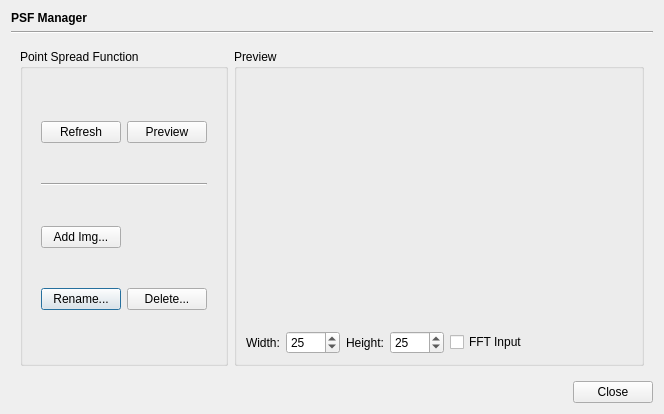
<?xml version="1.0" encoding="UTF-8"?>
<ui version="4.0">
 <class>PSFManagerDialog</class>
 <widget class="QDialog" name="PSFManagerDialog">
  <property name="geometry">
   <rect>
    <x>0</x>
    <y>0</y>
    <width>664</width>
    <height>414</height>
   </rect>
  </property>
  <property name="sizePolicy">
   <sizepolicy hsizetype="Preferred" vsizetype="Preferred">
    <horstretch>0</horstretch>
    <verstretch>1</verstretch>
   </sizepolicy>
  </property>
  <property name="windowTitle">
   <string>Dialog</string>
  </property>
  <layout class="QVBoxLayout" name="verticalLayout">
   <item>
    <widget class="QLabel" name="label">
     <property name="font">
      <font>
       <bold>true</bold>
      </font>
     </property>
     <property name="text">
      <string>PSF Manager</string>
     </property>
    </widget>
   </item>
   <item>
    <widget class="Line" name="line">
     <property name="orientation">
      <enum>Qt::Horizontal</enum>
     </property>
    </widget>
   </item>
   <item>
    <widget class="QWidget" name="widget" native="true">
     <property name="sizePolicy">
      <sizepolicy hsizetype="Preferred" vsizetype="Preferred">
       <horstretch>0</horstretch>
       <verstretch>1</verstretch>
      </sizepolicy>
     </property>
     <layout class="QHBoxLayout" name="horizontalLayout">
      <item>
       <widget class="QGroupBox" name="groupBox">
        <property name="sizePolicy">
         <sizepolicy hsizetype="Minimum" vsizetype="Preferred">
          <horstretch>0</horstretch>
          <verstretch>0</verstretch>
         </sizepolicy>
        </property>
        <property name="title">
         <string>Point Spread Function</string>
        </property>
        <layout class="QVBoxLayout" name="psfControlLayout">
         <item>
          <widget class="QWidget" name="widget_2" native="true">
           <layout class="QGridLayout" name="gridLayout_2">
            <item row="3" column="0">
             <widget class="QPushButton" name="renameButton">
              <property name="text">
               <string>Rename...</string>
              </property>
             </widget>
            </item>
            <item row="3" column="1">
             <widget class="QPushButton" name="deleteButton">
              <property name="text">
               <string>Delete...</string>
              </property>
             </widget>
            </item>
            <item row="0" column="0">
             <widget class="QPushButton" name="refreshButton">
              <property name="text">
               <string>Refresh</string>
              </property>
             </widget>
            </item>
            <item row="0" column="1">
             <widget class="QPushButton" name="previewButton">
              <property name="text">
               <string>Preview</string>
              </property>
             </widget>
            </item>
            <item row="1" column="0" colspan="2">
             <widget class="Line" name="line_2">
              <property name="orientation">
               <enum>Qt::Horizontal</enum>
              </property>
             </widget>
            </item>
            <item row="2" column="0">
             <widget class="QPushButton" name="addImageButton">
              <property name="text">
               <string>Add Img...</string>
              </property>
             </widget>
            </item>
           </layout>
          </widget>
         </item>
        </layout>
       </widget>
      </item>
      <item>
       <widget class="QGroupBox" name="groupBox_2">
        <property name="sizePolicy">
         <sizepolicy hsizetype="Preferred" vsizetype="Preferred">
          <horstretch>1</horstretch>
          <verstretch>0</verstretch>
         </sizepolicy>
        </property>
        <property name="title">
         <string>Preview</string>
        </property>
        <layout class="QGridLayout" name="gridLayout">
         <item row="1" column="0">
          <widget class="QLabel" name="label_3">
           <property name="text">
            <string>Width:</string>
           </property>
          </widget>
         </item>
         <item row="1" column="3">
          <widget class="QSpinBox" name="previewHeightBox">
           <property name="minimum">
            <number>11</number>
           </property>
           <property name="maximum">
            <number>1000</number>
           </property>
           <property name="value">
            <number>25</number>
           </property>
          </widget>
         </item>
         <item row="1" column="5">
          <spacer name="horizontalSpacer">
           <property name="orientation">
            <enum>Qt::Horizontal</enum>
           </property>
           <property name="sizeHint" stdset="0">
            <size>
             <width>40</width>
             <height>20</height>
            </size>
           </property>
          </spacer>
         </item>
         <item row="1" column="1">
          <widget class="QSpinBox" name="previewWidthBox">
           <property name="minimum">
            <number>11</number>
           </property>
           <property name="maximum">
            <number>1001</number>
           </property>
           <property name="value">
            <number>25</number>
           </property>
          </widget>
         </item>
         <item row="1" column="4">
          <widget class="QCheckBox" name="fftInputBox">
           <property name="text">
            <string>FFT Input</string>
           </property>
          </widget>
         </item>
         <item row="1" column="2">
          <widget class="QLabel" name="label_4">
           <property name="text">
            <string>Height:</string>
           </property>
          </widget>
         </item>
         <item row="0" column="2">
          <widget class="QWidget" name="dummyWidget" native="true"/>
         </item>
        </layout>
       </widget>
      </item>
     </layout>
    </widget>
   </item>
   <item>
    <widget class="QDialogButtonBox" name="buttonBox">
     <property name="orientation">
      <enum>Qt::Horizontal</enum>
     </property>
     <property name="standardButtons">
      <set>QDialogButtonBox::Close</set>
     </property>
    </widget>
   </item>
  </layout>
 </widget>
 <resources/>
 <connections>
  <connection>
   <sender>buttonBox</sender>
   <signal>accepted()</signal>
   <receiver>PSFManagerDialog</receiver>
   <slot>accept()</slot>
   <hints>
    <hint type="sourcelabel">
     <x>248</x>
     <y>254</y>
    </hint>
    <hint type="destinationlabel">
     <x>157</x>
     <y>274</y>
    </hint>
   </hints>
  </connection>
  <connection>
   <sender>buttonBox</sender>
   <signal>rejected()</signal>
   <receiver>PSFManagerDialog</receiver>
   <slot>reject()</slot>
   <hints>
    <hint type="sourcelabel">
     <x>316</x>
     <y>260</y>
    </hint>
    <hint type="destinationlabel">
     <x>286</x>
     <y>274</y>
    </hint>
   </hints>
  </connection>
 </connections>
</ui>
